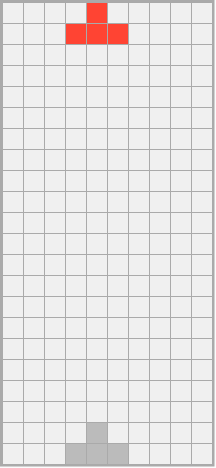
Frame 1 (no input)
Frame 60 (no input): identical to frame 1, image omitted
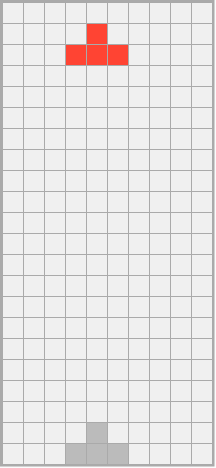
Frame 120 (the mouse pressed at the canvas centre since frame 60)

The p5.js sketch that drew these frames (run headless with seeded random() and noise() and a simulated clock; from frame 60 on, the mouse is pressed at the canvas centre):

// p5.js sketch
// ── sketch.js
let playfield, fallingPiece, ghostPiece, paused;
let ghostMode = true;

const width = 10;
const height = 22;

function setup() {
	playfield = new Playfield(width, height);

	let totalWidth = playfield.cellSize * width + playfield.borderSize*2;
	let totalHeight = playfield.cellSize * height + playfield.borderSize*2;

	createCanvas(totalWidth, totalHeight);

	spawnNewPiece();
}


let prev = 0;
function draw() {

	let curr = millis();
	let delta = curr - prev;
	prev = curr;

	if (!paused)
		fallingPiece.update(delta);

	if (fallingPiece.timeToFall()) {
		fallingPiece.resetBuffer();
		fallingPiece.moveDown();

		if (!playfield.isValid(fallingPiece)) {
			fallingPiece.moveUp();
			spawnNewPiece();
		}
	}

	ghostPiece.copy(fallingPiece)
	hardDrop(ghostPiece, playfield);


	playfield.clearLines();

	background(251);

	playfield.show();
	if (ghostMode) ghostPiece.show();
	fallingPiece.show();

}


function spawnNewPiece() {
	if (fallingPiece) {
		playfield.addToGrid(fallingPiece);
	}

	const pieces = ['O', 'J', 'L', 'S', 'Z', 'T', 'I']
	const choice = random(pieces);
	fallingPiece = new Piece(choice, playfield);

	ghostPiece = new Piece(choice, playfield);
	ghostPiece.isghost = true;
	ghostPiece.cells = fallingPiece.cells;

	redraw();

}

function hardDrop(piece, playfield) {

	while (playfield.isValid(piece)) {
		piece.moveDown();
	}

	piece.moveUp();

}


function toggleGhost() {
	ghostMode = !ghostMode;
}


function keyPressed() {

	switch (key.toLowerCase()) {

		case ' ':
			hardDrop(fallingPiece, playfield);
			spawnNewPiece();
			break;

		case 'r':
			spawnNewPiece();
			playfield.resetGrid();
			break;

		case 'p':
			paused = !paused;
			break;

		case 'z':
			fallingPiece.rotateCCW();
			if (!playfield.isValid(fallingPiece))
				fallingPiece.rotateCW();
			break;

		case 'x':
			fallingPiece.rotateCW();
			if (!playfield.isValid(fallingPiece))
				fallingPiece.rotateCCW();
			break;


		case 'w':
			fallingPiece.y--;
			break;

		case 'n':
			spawnNewPiece();
			break;

	}

	switch (keyCode) {

		case UP_ARROW:
			fallingPiece.rotateCW();

			if (!playfield.isValid(fallingPiece))
				fallingPiece.rotateCCW();

			break;

	}



}

// ── Piece.js
class Piece {

	constructor(type, playfield, x, y) {
		// cells of this piece
		this.type = type;
		this.cells = types[type];
		this.size = this.cells.length; // assumed square matrix

		// drawing sizes
		this.cellSize = playfield.cellSize;
		this.offset = playfield.borderSize;

		// position of top-left piece relative to playfield
		this.x = x === undefined ? floor((playfield.cols - this.size) / 2) : x;
		this.y = y || 0;

		// gravity
		this.dropInterval = 1000 // in ms
		this.dropBuffer = 0; // time since last drop

		// whether this is a ghost piece
		this.isghost = false;
	}


	update(time) {
		this.dropBuffer += time;
	}


	timeToFall() {
		return this.dropBuffer > this.dropInterval
	}

	resetBuffer() {
		this.dropBuffer = 0;
	}

	copy(piece) {
		this.x = piece.x;
		this.y = piece.y;
		this.cells = piece.cells
	}


	show() {

		// for each non-null cell in this piece, fill in
		// the specified color and draw the rectangle
		for (let row = 0; row < this.size; row++) {
			for (let col = 0; col < this.size; col++) {

				if (this.cells[row][col]) {
					let x = this.x + col;
					let y = this.y + row;

					let cs = this.cellSize;
					let off = this.offset;

					fill(this.isghost ? '#bbb' : this.cells[row][col])
					rect(off + cs * x, off + cs * y, cs-1, cs-1);
				}

			}
		}

	}


	moveDown() {
		this.y++;
	}
	moveRight() {
		this.x++;
	}
	moveLeft() {
		this.x--;
	}
	moveUp() {
		this.y--;
	}



	//================================
	// Rotate functions
	//================================

	// rotate clockwise
	rotateCW() {
		let newCells = [];

		for (let col = 0; col < this.size; col++) {

			let newRow = [];
			for (let row = this.size - 1; row >= 0; row--) {
				newRow.push(this.cells[row][col]);
			}
			newCells.push(newRow);

		}
		this.cells = newCells;
	}

	// rotate counter-clockwise
	rotateCCW() {
		let newCells = [];
		for (let col = this.size - 1; col >= 0; col--) {

			let newRow = [];
			for (let row = 0; row < this.size; row++) {
				newRow.push(this.cells[row][col]);
			}
			newCells.push(newRow);

		}
		this.cells = newCells;
	}

	//================================
	// End of rotate functions
	//================================


}





let types = {

	O: [
		['#f43', '#f43'],
		['#f43', '#f43']
	],


	J: [
		['#f43',  null ,  null ],
		['#f43', '#f43', '#f43'],
		[ null ,  null ,  null ]
	],


	L: [
		[ null ,  null , '#f43'],
		['#f43', '#f43', '#f43'],
		[ null ,  null ,  null ]
	],


	S: [
		[ null , '#f43', '#f43'],
		['#f43', '#f43',  null ],
		[ null ,  null ,  null ]
	],


	Z: [
		['#f43', '#f43',  null ],
		[ null , '#f43', '#f43'],
		[ null ,  null ,  null ]
	],


	T: [
		[ null , '#f43',  null ],
		['#f43', '#f43', '#f43'],
		[ null ,  null ,  null ]
	],


	I: [
		[ null ,  null ,  null ,  null ],
		['#f43', '#f43', '#f43', '#f43'],
		[ null ,  null ,  null ,  null ],
		[ null ,  null ,  null ,  null ],
	]

}

// ── Playfield.js
class Playfield {

	constructor(w, h) {
		// colors
		this.foreground = [240];
		this.background = [170];

		// dimensions and grid
		this.cols = w;
		this.rows = h;
		this.grid = [];
		this.resetGrid();

		// drawing sizes
		this.cellSize = 21;
		this.borderSize = 3;

		// whether or not gridlines are seen
		this.gridlines = true;
	}

	addToGrid(piece) {

		for (let row = 0; row < piece.size; row++) {
			for (let col = 0; col < piece.size; col++) {

				if (piece.cells[row][col] != null) {
					let gridRow = piece.y + row;
					let gridCol = piece.x + col;

					this.grid[gridRow][gridCol] =
						piece.cells[row][col];
				}

			}
		}

	}


	clearLines() {

		for (let row = this.rows-1; row >= 0; row--) {

			// if this row is full
			if (!this.grid[row].includes(this.foreground)) {
				// remove the row
				this.grid.splice(row, 1)
				// and add an empty row to the top
				this.grid.unshift(new Array(this.cols).fill(this.foreground));
			}

		}

	}

	isValid(piece) {

		for (let row = 0; row < piece.size; row++) {
			for (let col = 0; col < piece.size; col++) {

				if (piece.cells[row][col] != null) {

					let gridRow = piece.y + row;
					let gridCol = piece.x + col;

					if (gridRow < 0 || gridRow >= this.rows ||
							gridCol < 0 || gridCol >= this.cols ||
							this.grid[gridRow][gridCol] != this.foreground)
						return false;
				}

			}
		}

		return true;

	}


	resetGrid() {
		for (let i = 0; i < this.rows; i++) {
			this.grid[i] = new Array(this.cols).fill(this.foreground);
		}
	}


	show() {
		//===========================
		// Draw the rectangle behind all the cells
		// for the border and gridlines
		//===========================

		let bs = this.borderSize
		let cs = this.cellSize

		if (this.gridlines) fill(this.background);
		else fill(this.foreground);

		stroke(this.background)
		strokeWeight(bs);

		// offset the rectangle so that
		// top and right borders stay in canvas
		let offset = floor(bs / 2)
		rect(offset, offset, cs * this.cols + bs - 1, cs * this.rows + bs - 1)


		//===========================
		// End of big rectangle
		//===========================


		//===========================
		// Draw cells over the big rectangle
		//===========================

		for (let row = 0; row < this.grid.length; row++) {
			for (let col = 0; col < this.grid[row].length; col++) {

				// offset the cells by the size of the border
				let offset = this.borderSize;

				let cs = this.cellSize;

				// this.grid contains the colors of each cell
				fill(this.grid[row][col]);

				noStroke();
				rect(cs * col + offset, cs * row + offset, cs - 1, cs - 1);
			}
		}

		//===========================
		// End of cells loop
		//===========================


	} // end of show()


}

// ── handleKeyboard.js
console.log('keyboard')
document.addEventListener('keydown', event => {
    if ([32, 37, 38, 39, 40].includes(event.keyCode)) {
    	event.preventDefault();
    }
    switch (event.keyCode) {

      // Down arrow
      case 40:
      	fallingPiece.moveDown();
        if (!playfield.isValid(fallingPiece))
          fallingPiece.moveUp()
        else
          fallingPiece.resetBuffer()
        break;

      // Left arrow
      case 37:
      	fallingPiece.moveLeft();
        if (!playfield.isValid(fallingPiece))
          fallingPiece.moveRight()
        break;

      // Right Arrow
      case 39:
      	fallingPiece.moveRight();
        if (!playfield.isValid(fallingPiece))
          fallingPiece.moveLeft()
        break;
    }

});
